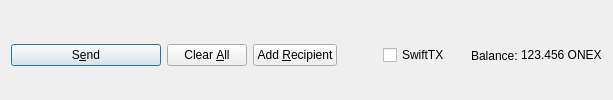
         <widget class="QFrame" name="frame_Send">
          <layout class="QHBoxLayout" name="horizontalLayout">
           <property name="bottomMargin">
            <number>0</number>
           </property>
           <item>
            <widget class="QPushButton" name="sendButton">
             <property name="minimumSize">
              <size>
               <width>150</width>
               <height>0</height>
              </size>
             </property>
             <property name="toolTip">
              <string>Confirm the send action</string>
             </property>
             <property name="text">
              <string>S&amp;end</string>
             </property>
             <property name="icon">
              <iconset resource="../onex.qrc">
               <normaloff>:/icons/send</normaloff>:/icons/send</iconset>
             </property>
             <property name="autoDefault">
              <bool>false</bool>
             </property>
             <property name="default">
              <bool>true</bool>
             </property>
            </widget>
           </item>
           <item>
            <widget class="QPushButton" name="clearButton">
             <property name="sizePolicy">
              <sizepolicy hsizetype="Minimum" vsizetype="Fixed">
               <horstretch>0</horstretch>
               <verstretch>0</verstretch>
              </sizepolicy>
             </property>
             <property name="toolTip">
              <string>Clear all fields of the form.</string>
             </property>
             <property name="text">
              <string>Clear &amp;All</string>
             </property>
             <property name="icon">
              <iconset resource="../onex.qrc">
               <normaloff>:/icons/remove</normaloff>:/icons/remove</iconset>
             </property>
             <property name="autoDefault">
              <bool>false</bool>
             </property>
            </widget>
           </item>
           <item>
            <widget class="QPushButton" name="addButton">
             <property name="toolTip">
              <string>Send to multiple recipients at once</string>
             </property>
             <property name="text">
              <string>Add &amp;Recipient</string>
             </property>
             <property name="icon">
              <iconset resource="../onex.qrc">
               <normaloff>:/icons/add</normaloff>:/icons/add</iconset>
             </property>
             <property name="autoDefault">
              <bool>false</bool>
             </property>
            </widget>
           </item>
           <item>
            <spacer name="horizontalSpacer">
             <property name="orientation">
              <enum>Qt::Horizontal</enum>
             </property>
             <property name="sizeHint" stdset="0">
              <size>
               <width>40</width>
               <height>20</height>
              </size>
             </property>
            </spacer>
           </item>
           <item>
            <layout class="QHBoxLayout" name="horizontalLayout_2">
             <property name="spacing">
              <number>3</number>
             </property>
             <item>
              <widget class="QCheckBox" name="checkSwiftTX">
               <property name="enabled">
                <bool>true</bool>
               </property>
               <property name="minimumSize">
                <size>
                 <width>85</width>
                 <height>0</height>
                </size>
               </property>
               <property name="text">
                <string>SwiftTX</string>
               </property>
              </widget>
             </item>
             <item>
              <widget class="QLabel" name="label">
               <property name="text">
                <string>Balance:</string>
               </property>
              </widget>
             </item>
             <item>
              <widget class="QLabel" name="labelBalance">
               <property name="sizePolicy">
                <sizepolicy hsizetype="Preferred" vsizetype="Fixed">
                 <horstretch>0</horstretch>
                 <verstretch>0</verstretch>
                </sizepolicy>
               </property>
               <property name="cursor">
                <cursorShape>IBeamCursor</cursorShape>
               </property>
               <property name="text">
                <string notr="true">123.456 ONEX</string>
               </property>
               <property name="textInteractionFlags">
                <set>Qt::LinksAccessibleByMouse|Qt::TextSelectableByKeyboard|Qt::TextSelectableByMouse</set>
               </property>
              </widget>
             </item>
            </layout>
           </item>
          </layout>
         </widget>
